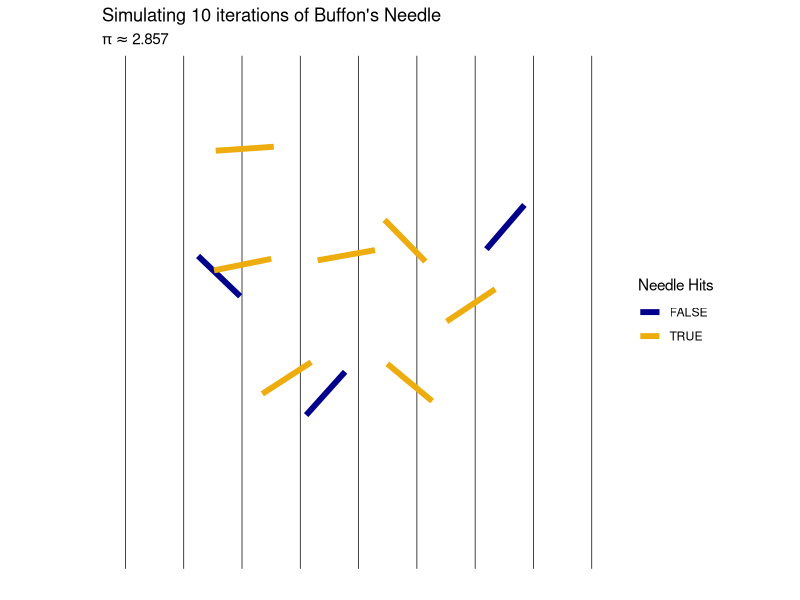
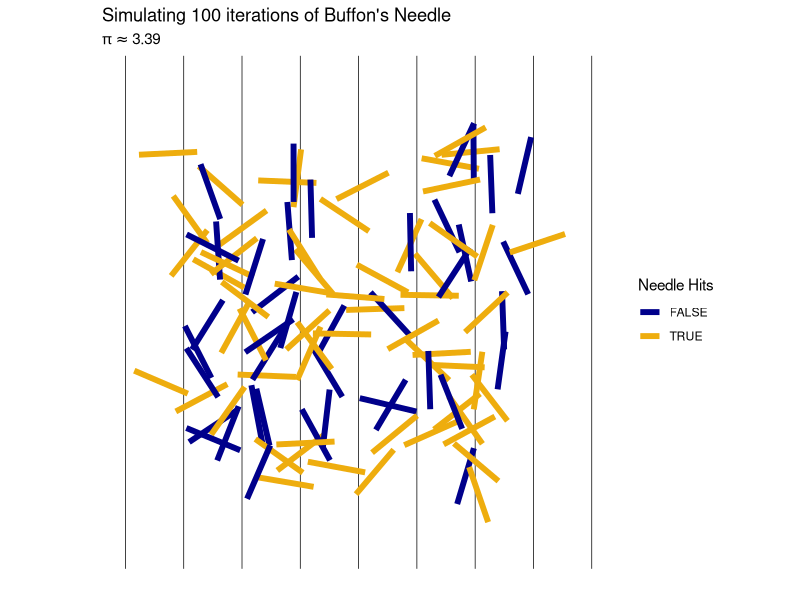
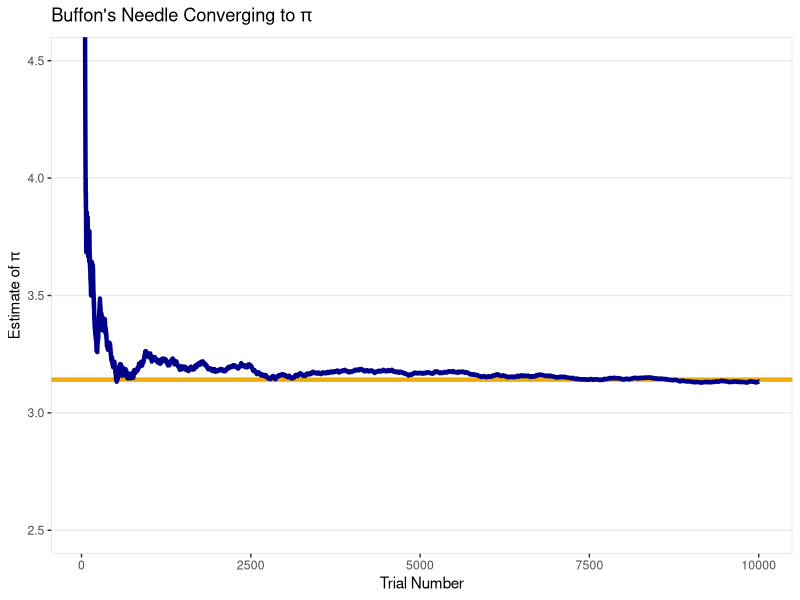

Reproduce these figures in R, in order.
## ---- chunk 1
library(dplyr)
library(ggplot2)
## ---- chunk 2
place_needle_head <- function(dim = 3) {
  x <- runif(1, -dim, dim)
  y <- runif(1, -dim, dim)
  return(c(x,y))
}

pick_needle_angle <- function() {
  return(runif(1, 0, 2*pi))
}

get_needle_endpoints <- function(dim = 3) {
  s_point <- place_needle_head(dim)
  angle <- pick_needle_angle()
  endX = s_point[1] + cos(angle)
  endY = s_point[2] + sin(angle)
  return(data.frame(startX = s_point[1], endX = endX,
                    startY = s_point[2], endY = endY))
}

needle_hits <- function(needle_location) {
  return(floor(needle_location$startX) != floor(needle_location$endX))
}


make_needle_df <- function(n_needles = 1000, dim = 3, random_seed = F) {
  if(random_seed) {
    set.seed(random_seed)  
  }
  needle_df <- vector("list", length = n_needles)
  for (i in 1:n_needles) {
    needle_df[[i]] = get_needle_endpoints(dim)
  }
  needle_df <- bind_rows(needle_df) %>% 
    mutate(dim = dim,
           hits = floor(startX) != floor(endX))
  return(needle_df)
}

plot_needle_drop <- function(needle_df, dim = 4) {
  
  pi_approx <- round(2 / mean(needle_df$hits), 3)
  
  needle_df %>% 
    rename(`Needle Hits` = hits) %>% 
    ggplot(aes(x = startX, y = startY, xend = endX, yend = endY)) +
      geom_segment(aes(color = `Needle Hits`), size = 2) +
      labs(title = paste("Simulating", nrow(needle_df), "iterations of Buffon's Needle"),
           #subtitle = paste0("* Approximation of ",
          #                   expression(pi), " is ",
          #                   round(pi_approx, 3)),
           subtitle = bquote(pi %~~% .(pi_approx)),
           x = "", y = "") +
      scale_color_manual(values = c("blue4", "darkgoldenrod2")) +
      coord_cartesian(xlim = c(-dim, dim), ylim = c(-dim, dim)) +
      scale_x_continuous(breaks = seq(-dim, dim, 1)) +
      scale_y_continuous(breaks = seq(-dim, dim, 1)) +
      theme(aspect.ratio=1,
            panel.background = element_rect(fill = alpha("white")),
            axis.text = element_blank(),
            axis.ticks = element_blank(),
            panel.grid.major.y = element_blank(),
            panel.grid.minor = element_blank(),
            panel.grid.major.x = element_line(color = "black", size = .25))
}

theme_clean <- function () { 
    theme_bw(base_size = 11) +
   theme(panel.grid.major.x=element_blank(), panel.grid.minor.x = element_blank(),
           panel.grid.minor.y = element_blank(), panel.background = element_rect(colour = "#E1E1E1"),
           panel.border = element_blank())
}
## ---- chunk 3
set.seed(13)
plot_needle_drop(make_needle_df(10))
## ---- chunk 4
set.seed(3)
plot_needle_drop(make_needle_df(100))
## ---- chunk 5
ten_thousand_needles <- make_needle_df(10000, 3, 1313)

ten_thousand_needles %>% 
  mutate(trial = row_number(),
         hit_rate = cummean(hits),
         pi_est = 2 / hit_rate) %>% 
  filter(trial > 50) %>% 
  ggplot(aes(x = trial, y = pi_est)) +
    geom_hline(yintercept = pi, color = "darkgoldenrod2", size = 1.5) +
    geom_line(color = "blue4", size = 1.5) +
    labs(title = bquote("Buffon's Needle Converging to" ~ pi),
         x = "Trial Number",
         y = bquote("Estimate of" ~ pi)) +
    coord_cartesian(ylim = c(2.5, 4.5)) +
    theme_clean()

